Frame 1 (no input): blank canvas, image omitted
Frame 60 (the mouse pressed at the canvas centre just before this capture): blank canvas, image omitted
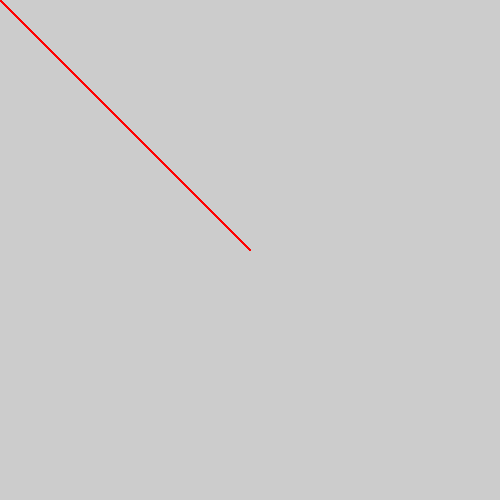
Frame 120 (the mouse held since frame 60 and released just before this capture)

The Processing sketch whose frames 1 and 60 were blank and that drew this single picture after the mouse press (run headless with seeded random() and noise(); from frame 60 on, the mouse is pressed at the canvas centre):

// Processing sketch: line
// ── line.pde
float pmouseX,pmouseY;
void setup()
{ 
  size(500,500);
  
}
void draw()
{ 
  
  fill(100);
  stroke(255,0,0);
  line(pmouseX,pmouseY,mouseX,mouseY);
 pmouseX= random(pmouseY);
}
